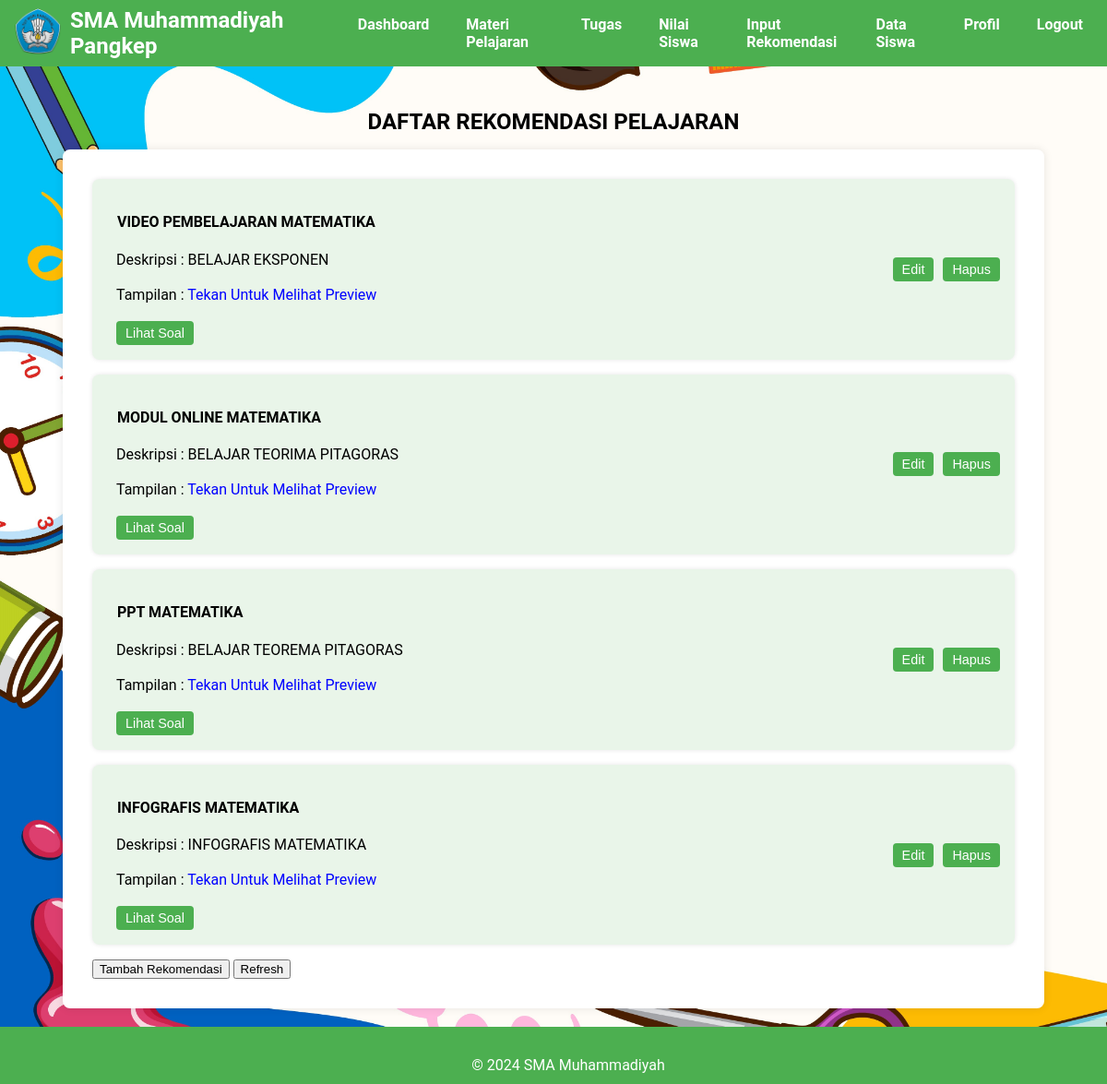
Page /Guru/recommendations-guru.php (signed in) on the committed database.
### tables this page shows
CREATE TABLE `recommendations` (
  `id` int NOT NULL,
  `subject_id` int DEFAULT NULL,
  `title` varchar(255) DEFAULT NULL,
  `tipe` varchar(25) NOT NULL,
  `description` text,
  `url` varchar(255) DEFAULT NULL
);

### Guru/recommendations-guru.php (the view, shortened to what this page needs)
<?php
require_once '../koneksi.php';
$teacher_id = $_SESSION['teacher_id'];
$sql_subjects = "SELECT subject_id FROM teacher_subjects WHERE teacher_id = ?";
$stmt_subjects = $conn->prepare($sql_subjects);
$stmt_subjects->bind_param("i", $teacher_id);
$stmt_subjects->execute();
$result_subjects = $stmt_subjects->get_result();
$subject_ids = [];
while ($row = $result_subjects->fetch_assoc()) {
    $subject_ids[] = $row['subject_id'];
}
$placeholders = implode(',', array_fill(0, count($subject_ids), '?'));
$sql_recommendations = "SELECT
                            r.id AS recommendation_id,
                            s.name AS subject_name,
                            r.title AS material_name,
                            r.tipe AS material_type,
                            r.description AS material_description,
                            r.url AS material_url
                        FROM
                            recommendations r
                        JOIN
                            subjects s ON r.subject_id = s.id
                        WHERE
                            r.subject_id IN ($placeholders)";
$stmt_recommendations = $conn->prepare($sql_recommendations);
$stmt_recommendations->bind_param(str_repeat('i', count($subject_ids)), ...$subject_ids);
$stmt_recommendations->execute();
$result_recommendations = $stmt_recommendations->get_result();
?>
<!DOCTYPE html>
<html lang="en">
<head>
    <link rel="stylesheet" href="https://cdnjs.cloudflare.com/ajax/libs/animate.css/4.1.1/animate.min.css">
</head>
<body>
    <header>
        <div class="logo-container">
            <div class="logo">
                <img src="../gambar/logo.png" alt="Logo">
            </div>
            <div class="school-name">
                <p>SMA Muhammadiyah Pangkep</p>
            </div>
        </div>
        <nav>
        <ul id="nav-list">
            <li><a href="teacher-dashboard.php" onclick="toggleMenu()">Dashboard</a></li>
            <li><a href="subjects-guru.php" onclick="toggleMenu()">Materi Pelajaran</a></li>
            <li><a href="takes-guru.php" onclick="toggleMenu()">Tugas</a></li>
            <li><a href="grade-guru.php" onclick="toggleMenu()">Nilai Siswa</a></li>
            <li><a href="recommendations-guru.php" onclick="toggleMenu()">Input Rekomendasi</a></li>
            <li><a href="data-siswa.php" onclick="toggleMenu()">Data Siswa</a></li>
            <li><a href="guru-profile.php" onclick="toggleMenu()">Profil</a></li>
            <li><a href="#" onclick="confirmLogout()">Logout</a></li>
        </ul>
    </nav>
    </header>
    <main>
    <h1>DAFTAR REKOMENDASI PELAJARAN</h1>
    <div class="recommendations">
        <?php if ($result_recommendations->num_rows > 0): ?>
            <?php while($row = $result_recommendations->fetch_assoc()): ?>
                <div class="recommendation-item animate__animated animate__fadeIn">
                    <div class="recommendation-details">
                        <h4><?php echo htmlspecialchars($row['material_name']); ?></h4>
                        <p>Deskripsi : <?php echo htmlspecialchars($row['material_description']); ?></p><br>
                        <p>Tampilan : <a href="#" class="view-recommendation" data-url="<?php echo htmlspecialchars($row['material_url']); ?>"><?php echo htmlspecialchars($row['material_url']); ?></a></p><br>
                        <button onclick="window.location.href='soal-recommendations.php?id=<?php echo $row['recommendation_id']; ?>'">Lihat Soal</button>
                    </div>
                    <button onclick="window.location.href='edit-recommendation.php?id=<?php echo $row['recommendation_id']; ?>'">Edit</button>
                    <button class="delete-button" onclick="confirmDelete(<?php echo $row['recommendation_id']; ?>)">Hapus</button>
                </div>
            <?php endwhile; ?>
        <?php else: ?>
            <p>Belum ada rekomendasi.</p>
        <?php endif; ?>
        <button onclick="location.href='add-recommendation.php'">Tambah Rekomendasi</button>
        <button onclick="location.href='recommendations-guru.php'">Refresh</button>
    </div>
    </main>
    <footer>
        <p>&copy; 2024 SMA Muhammadiyah</p>
    </footer>
</body>
</html>

### Guru/recommendations-guru.php (style rules this page uses)
body { font-family: 'Roboto', sans-serif; background-image: url(../gambar/cekolah.jpg); background-size: cover; margin: 0; padding: 0; box-sizing: border-box; background-color: #f0f0f0; overflow-x: hidden; }
header { background-color: #4CAF50; color: white; padding: 1rem; display: flex; height: 40px; justify-content: space-between; align-items: center; position: relative; z-index: 1000; }
.logo-container { display: flex; align-items: center; }
.logo img { width: 50px; margin-right: 10px; }
.school-name p { margin: 0; font-size: 1.5rem; font-weight: bold; }
nav ul { list-style: none; margin: 0; padding: 0; display: flex; justify-content: flex-end; }
h1 { text-align: center; font-size: 24px; }
h4 { margin-left: 1.3%; }
nav ul li { margin-left: 20px; }
nav ul li a { color: white; text-decoration: none; font-weight: bold; padding: 10px; display: block; transition: background-color 0.3s ease; }
main { padding: 2rem; padding-top: 30px; position: relative; z-index: 0; }
.recommendations { max-width: 1000px; margin: 0 auto; background-color: white; padding: 2rem; border-radius: 8px; margin-bottom: 50px; box-shadow: 0 0 10px rgba(0, 0, 0, 0.1); }
.recommendation-item { display: flex; align-items: center; justify-content: space-between; background-color: #e9f5e9; padding: 1rem; border-radius: 8px; margin-bottom: 1rem; box-shadow: 0 0 5px rgba(0, 0, 0, 0.1); transition: transform 0.2s, box-shadow 0.2s; }
.recommendation-details { flex-grow: 1; }
.recommendation-item p { margin: 0; margin-left: 10px; }
.recommendation-item button { background-color: #4CAF50; color: white; border: none; padding: 5px 10px; border-radius: 4px; cursor: pointer; font-size: 0.9rem; margin-left: 10px; transition: background-color 0.2s, transform 0.2s; }
a { text-decoration: none; color: blue; }
footer { background-color: #4CAF50; color: white; text-align: center; padding: 1rem; width: 100%; position: fixed; bottom: 0; height: 30px; margin-top: 20px; }

### rows in the picture
recommendations: title "VIDEO PEMBELAJARAN MATEMATIKA", description "BELAJAR EKSPONEN"
recommendations: title "MODUL ONLINE MATEMATIKA", description "BELAJAR TEORIMA PITAGORAS"
recommendations: title "PPT MATEMATIKA", description "BELAJAR TEOREMA PITAGORAS"
recommendations: title "INFOGRAFIS MATEMATIKA", description "INFOGRAFIS MATEMATIKA"
